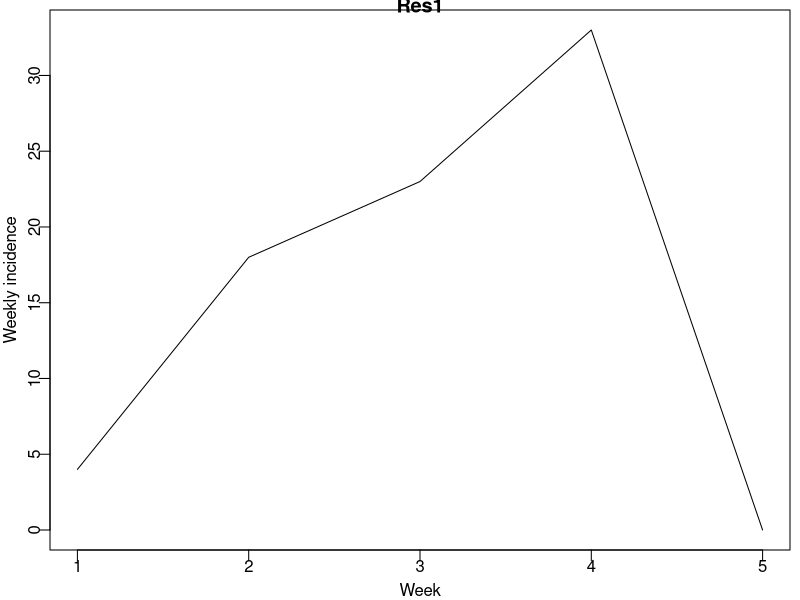
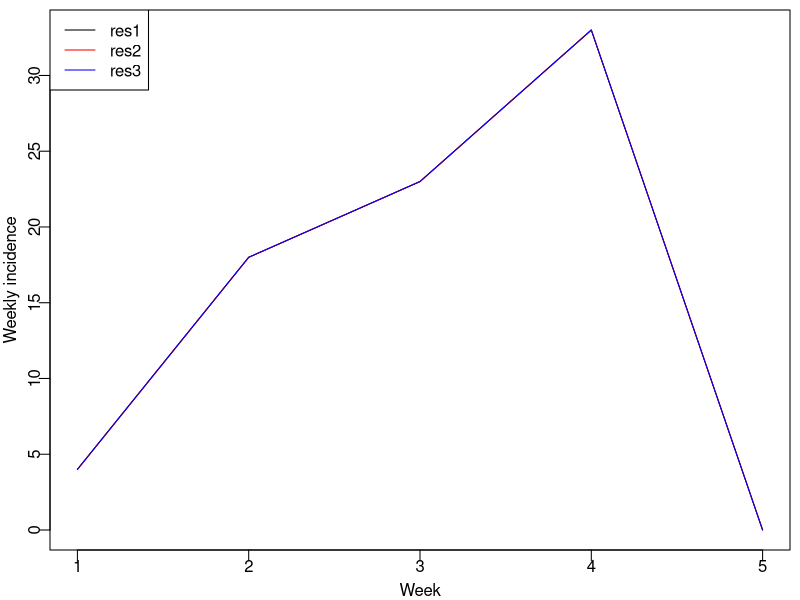
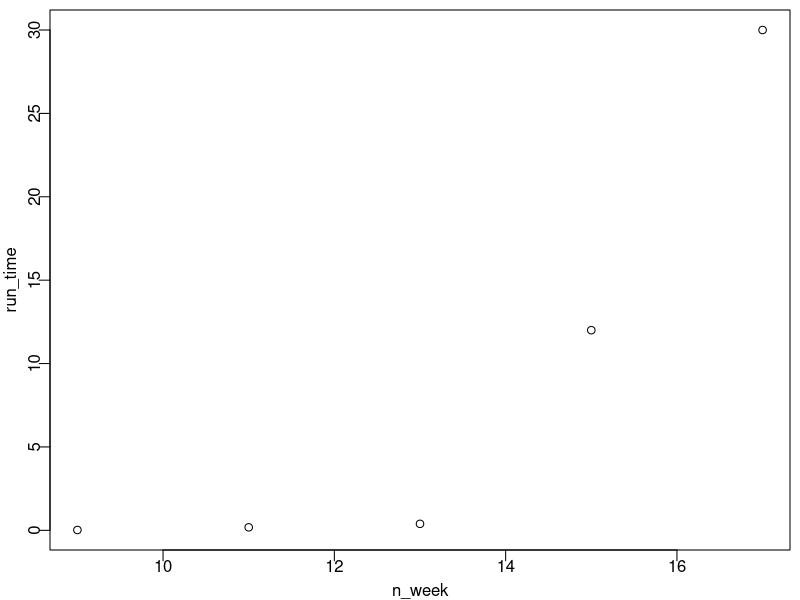
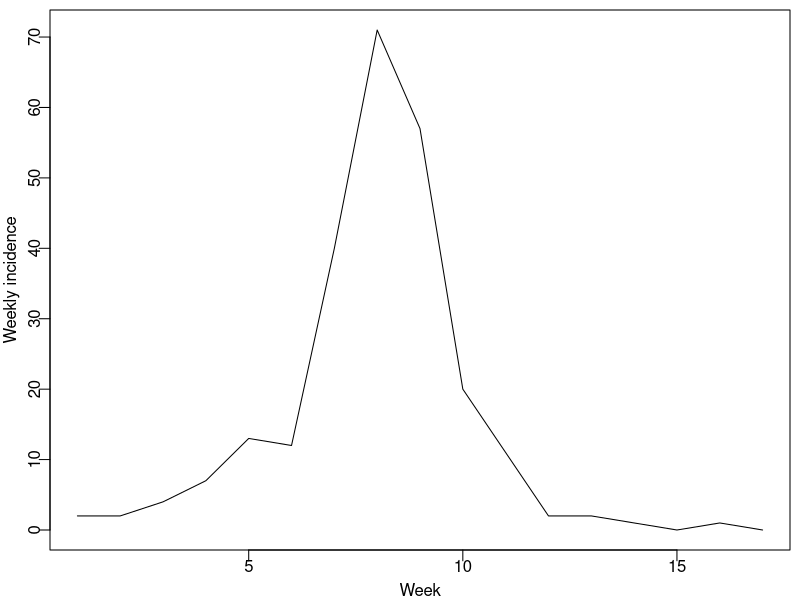
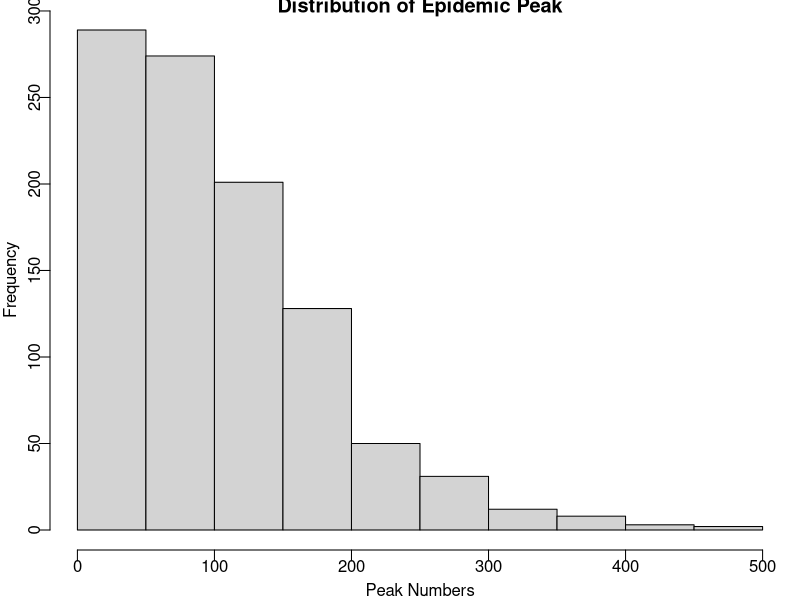
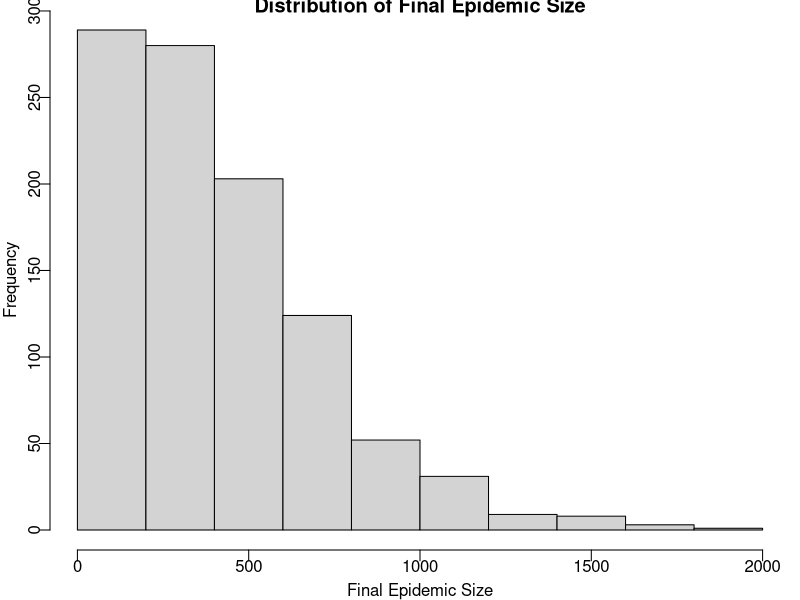

Here is the R script that generated these plots, in order:
# Q1: Run the model for 5 weeks without intervention, repeat this 3 times.  Plot cumulative incidence vs. time for the three runs. 

# Parameters (no intervention): time in week
alpha = 1; # incubation period: 7 days = 1 week
gamma.h = 7/5; # from onset to hospitalization: 5 days
gamma.d = 7/9.6; # from onset to death: 9.6 days
gamma.i = 7/10; # from onset to end of infectiousness for survivors: 10 days
gamma.f = 7/2; # from death to traditional burial 2 days
gamma.ih = 7/(10-5); # from hospitalization to end of infectiousness for survivors
gamma.dh = 7/(9.6-5); # from hospitalization to death
theta1 = 0.67; # proportion infectious in the hospital
delta1 = 0.8; # CFR for non-hospitalized
delta2 = 0.8; # CFR for hospitalized
beta.I = 0.588; # transmission rate in the community
beta.H = 0.794; # transmission rate in the hospital
beta.F = 7.653; # transmission rate at funerals; 

# Initial Conditions
N = 2e5
E0 = H0 = FF0 = R0 = 0; 
I0 = 3; 
S0 = N-I0; 
tm = 0; # in week
S = S0; E = E0; I = I0; H = H0; FF = FF0; R = R0; cumI = I0;
res = c(tm, NA, S, E, I, H, FF, R, cumI); 
num_wk = 5;

# Simulate the epidemic for the first 20 week without intervention:
while((I>0 | E>0 | H>0 | FF>0) & S>0 & tm < num_wk){ # if all the conditions are true, execute the following:
  # step 1: compute the transition rates
  rate.se = S/N*(beta.I*I + beta.H*H + beta.F*FF);  # S->E
  rate.ei = alpha*E;  # E->I
  rate.ih = gamma.h*theta1*I; # I->H
  rate.hf = gamma.dh*delta2*H;  # H->F
  rate.fr = gamma.f*FF;  # F->R
  rate.ir = gamma.i*(1-theta1)*(1-delta1)*I;  # I->R
  rate.if = delta1*(1-theta1)*gamma.d*I; # I->F
  rate.hr = gamma.ih*(1-delta2)*H; # H->R
  rate.tot = rate.se + rate.ei + rate.ih + rate.hf + rate.fr + rate.ir + rate.if + rate.hr  # M_t = hazard rate
  
  # step 2: draw a random number, u1, between 0 and 1 and 
  # calculate the time after which the next transition occurs
  u1 = runif(1); # draw a random number 
  tau_i = -log(u1)/rate.tot
  
  # step 3: compute the probability that each type of transition will occur based on the rates
  # use this to calculate the range in which a number drawn at random 
  # must lie for a given transition to occur
  p.se = rate.se/rate.tot;  # prob the next event is S->E
  p.ei = rate.ei/rate.tot;  # prob the next event is E->I
  p.ih = rate.ih/rate.tot;  # prob the next event is I->H
  p.hf = rate.hf/rate.tot;  # prob the next event is H->F
  p.fr = rate.fr/rate.tot;  # prob the next event is F->R
  p.ir = rate.ir/rate.tot;  # prob the next event is I->R
  p.if = rate.if/rate.tot;  # prob the next event is I->F
  p.hr = rate.hr/rate.tot;  # prob the next event is H->R
  
  # step 4: draw a random number, u2, to determine the transition event which occurs next.
  u2 = runif(1); # draw a random number 
  
  # step 5: use the result from step 4 to update the numbers in each compartment
  if(u2 < p.se) { # u2 lies in [0, p.se), the next event is S->E
    S = S-1; E = E+1;
  } else if (u2 < p.se + p.ei) { # u2 lies in [p.se,p.se+p.ei), the next event is E->I
    E = E-1; I = I+1;
    cumI = cumI+1; # record cumulative incidence
  } else if (u2 < p.se + p.ei + p.ih) { # u2 lies in [p.se+p.ei,p.se+p.ei+p.ih), the next event is I->H
    I = I-1; H = H+1;
  } else if (u2 < p.se + p.ei + p.ih + p.hf) { # u2 lies in [p.se+p.ei+p.ih,p.se+p.ei+p.ih+p.hf), the next event is H->F
    H = H-1; FF = FF+1;
  } else if (u2 < p.se + p.ei + p.ih + p.hf + p.fr){ # FF->R
    FF = FF-1; R = R+1;
  } else if (u2 < p.se + p.ei + p.ih + p.hf + p.fr + p.ir){ # I->R
    I = I-1; R = R+1;
  } else if (u2 < p.se + p.ei + p.ih + p.hf + p.fr + p.ir + p.if) { # I->FF
    I = I-1; FF = FF+1;
  } else { # H->R
    H = H-1; R = R+1;
  }
  tm = tm + tau_i; # update time
  # save the results
  res = rbind(res, c(tm, tau_i, S, E, I, H, FF, R, cumI))
} 
colnames(res) = c('time', 'tm_step', 'S', 'E', 'I', 'H', 'FF', 'R', 'cumI')

# Need to run 3 times, so save the "res" for each time:
res1 = res # run the above code 1st time
res2 = res # run the above code 2nd time
res3 = res # run the above code 3rd time

if(T){
  # aggregate the results to weekly interval
  num_wk = ceiling(res1[nrow(res1), 'time'])
  weekly.res1 = matrix(NA, num_wk, 9); colnames(weekly.res1) = c('time', 'tm_step', 'S','E','I','H','FF','R','cumI')
  num_events = NULL;
  for(wk in 1:num_wk){
    idx = tail(which(res1[, 'time'] < wk), 1);
    weekly.res1[wk, ] = res1[idx, ];
  }
  # compute the weekly incidence
  weekly_inci = weekly.res1[-1, 'cumI'] - weekly.res1[-nrow(weekly.res1), 'cumI']
  # plot it
  par(mfrow = c(1, 1), mar = c(2.5, 2.5, 0.5, 0.5), mgp = c(1.5, 0.3, 0), tck = -0.02)
  plot(weekly_inci, type = 'l', ylab = 'Weekly incidence', xlab = 'Week', main = 'Res1')
} 

# Chatgpt way to do this:
# aggregate the results to weekly interval for res1
num_wk = ceiling(res1[nrow(res1), 'time'])
weekly.res1 = matrix(NA, num_wk, 9); colnames(weekly.res1) = c('time', 'tm_step', 'S','E','I','H','FF','R','cumI')
num_events = NULL;
for(wk in 1:num_wk){
  idx = tail(which(res1[, 'time'] < wk), 1);
  weekly.res1[wk, ] = res1[idx, ];
}
# compute the weekly incidence for res1
weekly_inci1 = weekly.res1[-1, 'cumI'] - weekly.res1[-nrow(weekly.res1), 'cumI']

# aggregate the results to weekly interval for res2
num_wk = ceiling(res2[nrow(res2), 'time'])
weekly.res2 = matrix(NA, num_wk, 9); colnames(weekly.res2) = c('time', 'tm_step', 'S','E','I','H','FF','R','cumI')
num_events = NULL;
for(wk in 1:num_wk){
  idx = tail(which(res2[, 'time'] < wk), 1);
  weekly.res2[wk, ] = res2[idx, ];
}
# compute the weekly incidence for res2
weekly_inci2 = weekly.res2[-1, 'cumI'] - weekly.res2[-nrow(weekly.res2), 'cumI']

# aggregate the results to weekly interval for res3
num_wk = ceiling(res3[nrow(res3), 'time'])
weekly.res3 = matrix(NA, num_wk, 9); colnames(weekly.res3) = c('time', 'tm_step', 'S','E','I','H','FF','R','cumI')
num_events = NULL;
for(wk in 1:num_wk){
  idx = tail(which(res3[, 'time'] < wk), 1);
  weekly.res3[wk, ] = res3[idx, ];
}
# compute the weekly incidence for res3
weekly_inci3 = weekly.res3[-1, 'cumI'] - weekly.res3[-nrow(weekly.res3), 'cumI']

# compute the maximum weekly incidence across all data sets
max_weekly_inci = max(c(max(weekly_inci1), max(weekly_inci2), max(weekly_inci3)))

# plot the weekly incidence of all 3 results on the same plot, with y-axis limit set to the maximum weekly incidence
par(mfrow = c(1, 1), mar = c(2.5, 2.5, 0.5, 0.5), mgp = c(1.5, 0.3, 0), tck = -0.02)
plot(weekly_inci1, type = 'l', ylab = 'Weekly incidence', xlab = 'Week', ylim = c(0, max_weekly_inci))
lines(weekly_inci2, col = 'red')
lines(weekly_inci3, col = 'blue')
legend('topleft', legend=c('res1', 'res2', 'res3'), col=c('black', 'red', 'blue'), lty=1)


# Q2: How does the computing time change with number of weeks simulated? 
n_week = c(9, 11, 13, 15, 17)
run_time = c(0.02, 0.18, 0.39, 12, 30)

plot(x = n_week, y = run_time)


# Q3: Modify the code (no intervention included) to run the Ebola stochastic model with no intervention during the first 8 weeks and with intervention starting Week 9 (Day 63).

# Parameters (no intervention to Week 8): time in week
alpha = 1; # incubation period: 7 days = 1 week
gamma.h = 7/5; # from onset to hospitalization: 5 days
gamma.d = 7/9.6; # from onset to death: 9.6 days
gamma.i = 7/10; # from onset to end of infectiousness for survivors: 10 days
gamma.f = 7/2; # from death to traditional burial 2 days
gamma.ih = 7/(10-5); # from hospitalization to end of infectiousness for survivors
gamma.dh = 7/(9.6-5); # from hospitalization to death
theta1 = 0.67; # proportion infectious in the hospital
delta1 = 0.8; # CFR for non-hospitalized
delta2 = 0.8; # CFR for hospitalized
beta.I = 0.588; # transmission rate in the community
beta.H = 0.794; # transmission rate in the hospital
beta.F = 7.653; # transmission rate at funerals; 

# Parameters (with intervention starting from Week 9)
beta.I2 = beta.I*0.12; # transmission rate in the community after intervention
beta.H2 = 0; # transmission rate in the hospital after intervention
beta.F2 = 0; # transmission rate at funerals after intervention

# Intervention starting from Week 9 (Day 63)
z = 0.88; # effectiveness of intervention in the community
z.H = 1; # effectiveness of intervention in the hospital
z.F = 1; # effectiveness of intervention in safe burial

# Initial Conditions
N = 2e5
E0 = H0 = FF0 = R0 = 0; 
I0 = 3; 
S0 = N-I0; 
tm = 0; # in week
S = S0; E = E0; I = I0; H = H0; FF = FF0; R = R0; cumI = I0;
res = c(tm, NA, S, E, I, H, FF, R, cumI); 
num_wk = 20;

# Simulate the epidemic for the first 20 week without intervention:
while((I>0 | E>0 | H>0 | FF>0) & S>0){ # if all the conditions are true, execute the following:
  if(tm < 9) { # no intervention
    beta.I = 0.588; # transmission rate in the community
    beta.H = 0.794; # transmission rate in the hospital
    beta.F = 7.653; # transmission rate at funerals; 
  } else { # with intervention
    beta.I = beta.I2
    beta.H = beta.H2
    beta.F = beta.F2
  }
  # step 1: compute the transition rates
  rate.se = S/N*(beta.I*I + beta.H*H + beta.F*FF);  # S->E
  rate.ei = alpha*E;  # E->I
  rate.ih = gamma.h*theta1*I; # I->H
  rate.hf = gamma.dh*delta2*H;  # H->F
  rate.fr = gamma.f*FF;  # F->R
  rate.ir = gamma.i*(1-theta1)*(1-delta1)*I;  # I->R
  rate.if = delta1*(1-theta1)*gamma.d*I; # I->F
  rate.hr = gamma.ih*(1-delta2)*H; # H->R
  rate.tot = rate.se + rate.ei + rate.ih + rate.hf + rate.fr + rate.ir + rate.if + rate.hr  # M_t = hazard rate
  
  # step 2: draw a random number, u1, between 0 and 1 and 
  # calculate the time after which the next transition occurs
  u1 = runif(1); # draw a random number 
  tau_i = -log(u1)/rate.tot
  
  # step 3: compute the probability that each type of transition will occur based on the rates
  # use this to calculate the range in which a number drawn at random 
  # must lie for a given transition to occur
  p.se = rate.se/rate.tot;  # prob the next event is S->E
  p.ei = rate.ei/rate.tot;  # prob the next event is E->I
  p.ih = rate.ih/rate.tot;  # prob the next event is I->H
  p.hf = rate.hf/rate.tot;  # prob the next event is H->F
  p.fr = rate.fr/rate.tot;  # prob the next event is F->R
  p.ir = rate.ir/rate.tot;  # prob the next event is I->R
  p.if = rate.if/rate.tot;  # prob the next event is I->F
  p.hr = rate.hr/rate.tot;  # prob the next event is H->R
  
  # step 4: draw a random number, u2, to determine the transition event which occurs next.
  u2 = runif(1); # draw a random number 
  
  # step 5: use the result from step 4 to update the numbers in each compartment
  if(u2 < p.se) { # u2 lies in [0, p.se), the next event is S->E
    S = S-1; E = E+1;
  } else if (u2 < p.se + p.ei) { # u2 lies in [p.se,p.se+p.ei), the next event is E->I
    E = E-1; I = I+1;
    cumI = cumI+1; # record cumulative incidence
  } else if (u2 < p.se + p.ei + p.ih) { # u2 lies in [p.se+p.ei,p.se+p.ei+p.ih), the next event is I->H
    I = I-1; H = H+1;
  } else if (u2 < p.se + p.ei + p.ih + p.hf) { # u2 lies in [p.se+p.ei+p.ih,p.se+p.ei+p.ih+p.hf), the next event is H->F
    H = H-1; FF = FF+1;
  } else if (u2 < p.se + p.ei + p.ih + p.hf + p.fr){ # FF->R
    FF = FF-1; R = R+1;
  } else if (u2 < p.se + p.ei + p.ih + p.hf + p.fr + p.ir){ # I->R
    I = I-1; R = R+1;
  } else if (u2 < p.se + p.ei + p.ih + p.hf + p.fr + p.ir + p.if) { # I->FF
    I = I-1; FF = FF+1;
  } else { # H->R
    H = H-1; R = R+1;
  }
  tm = tm + tau_i; # update time
  # save the results
  res = rbind(res, c(tm, tau_i, S, E, I, H, FF, R, cumI))
} 
colnames(res) = c('time', 'tm_step', 'S', 'E', 'I', 'H', 'FF', 'R', 'cumI')

if(T){
  # aggregate the results to weekly interval
  num_wk = ceiling(res[nrow(res), 'time'])
  weekly.res = matrix(NA, num_wk, 9); colnames(weekly.res) = c('time', 'tm_step', 'S','E','I','H','FF','R','cumI')
  num_events = NULL;
  for(wk in 1:num_wk){
    idx = tail(which(res[, 'time'] < wk), 1);
    weekly.res[wk, ] = res[idx, ];
  }
  # compute the weekly incidence
  weekly_inci = weekly.res[-1, 'cumI'] - weekly.res[-nrow(weekly.res), 'cumI']
  # plot it
  par(mfrow = c(1, 1), mar = c(2.5, 2.5, 0.5, 0.5), mgp = c(1.5, 0.3, 0), tck = -0.02)
  plot(weekly_inci, type = 'l', ylab = 'Weekly incidence', xlab = 'Week')
} 


# Q5: Run the Ebola stochastic model with intervention at week 9 (code provided in the script). Run the model until the epidemic dies out 
# (i.e. E=I=H=FF=0, no source of transmission). Repeat for 1000 times. Plot the distribution of final epidemic size and epidemic peak.
set.seed(123)

num_run = 1000

out = matrix(0, num_run, 4)
colnames(out) = c('num_run', 'duration', 'peak', 'final_size')
out[ , 1] = 1:num_run

for(ir in 1:num_run){
  # Parameters (no intervention to Week 8): time in week
  alpha = 1; # incubation period: 7 days = 1 week
  gamma.h = 7/5; # from onset to hospitalization: 5 days
  gamma.d = 7/9.6; # from onset to death: 9.6 days
  gamma.i = 7/10; # from onset to end of infectiousness for survivors: 10 days
  gamma.f = 7/2; # from death to traditional burial 2 days
  gamma.ih = 7/(10-5); # from hospitalization to end of infectiousness for survivors
  gamma.dh = 7/(9.6-5); # from hospitalization to death
  theta1 = 0.67; # proportion infectious in the hospital
  delta1 = 0.8; # CFR for non-hospitalized
  delta2 = 0.8; # CFR for hospitalized
  beta.I = 0.588; # transmission rate in the community
  beta.H = 0.794; # transmission rate in the hospital
  beta.F = 7.653; # transmission rate at funerals; 
  
  # Parameters (with intervention starting from Week 9)
  beta.I2 = beta.I*0.12; # transmission rate in the community after intervention
  beta.H2 = 0; # transmission rate in the hospital after intervention
  beta.F2 = 0; # transmission rate at funerals after intervention
  
  # Intervention starting from Week 9 (Day 63)
  z = 0.88; # effectiveness of intervention in the community
  z.H = 1; # effectiveness of intervention in the hospital
  z.F = 1; # effectiveness of intervention in safe burial
  
  N = 2e5
  E0 = H0 = FF0 = R0 = 0; 
  I0 = 3; 
  S0 = N-I0; 
  tm = 0; # in week
  S = S0; E = E0; I = I0; H = H0; FF = FF0; R = R0; cumI = I0;
  res = c(tm, NA, S, E, I, H, FF, R, cumI); 
  num_wk = 20
  
  while((I>0 | E>0 | H>0 | FF>0) & S>0){ # if all the conditions are true, execute the following:
    if(tm < 9) { # no intervention
      beta.I = 0.588; # transmission rate in the community
      beta.H = 0.794; # transmission rate in the hospital
      beta.F = 7.653; # transmission rate at funerals; 
    } else { # with intervention
      beta.I = beta.I2
      beta.H = beta.H2
      beta.F = beta.F2
    }
    # step 1: compute the transition rates
    rate.se = S/N*(beta.I*I + beta.H*H + beta.F*FF);  # S->E
    rate.ei = alpha*E;  # E->I
    rate.ih = gamma.h*theta1*I; # I->H
    rate.hf = gamma.dh*delta2*H;  # H->F
    rate.fr = gamma.f*FF;  # F->R
    rate.ir = gamma.i*(1-theta1)*(1-delta1)*I;  # I->R
    rate.if = delta1*(1-theta1)*gamma.d*I; # I->F
    rate.hr = gamma.ih*(1-delta2)*H; # H->R
    rate.tot = rate.se + rate.ei + rate.ih + rate.hf + rate.fr + rate.ir + rate.if + rate.hr  # M_t = hazard rate
    
    # step 2: draw a random number, u1, between 0 and 1 and 
    # calculate the time after which the next transition occurs
    u1 = runif(1); # draw a random number 
    tau_i = -log(u1)/rate.tot
    
    # step 3: compute the probability that each type of transition will occur based on the rates
    # use this to calculate the range in which a number drawn at random 
    # must lie for a given transition to occur
    p.se = rate.se/rate.tot;  # prob the next event is S->E
    p.ei = rate.ei/rate.tot;  # prob the next event is E->I
    p.ih = rate.ih/rate.tot;  # prob the next event is I->H
    p.hf = rate.hf/rate.tot;  # prob the next event is H->F
    p.fr = rate.fr/rate.tot;  # prob the next event is F->R
    p.ir = rate.ir/rate.tot;  # prob the next event is I->R
    p.if = rate.if/rate.tot;  # prob the next event is I->F
    p.hr = rate.hr/rate.tot;  # prob the next event is H->R
    
    # step 4: draw a random number, u2, to determine the transition event which occurs next.
    u2 = runif(1); # draw a random number 
    
    # step 5: use the result from step 4 to update the numbers in each compartment
    if(u2 < p.se) { # u2 lies in [0, p.se), the next event is S->E
      S = S-1; E = E+1;
    } else if (u2 < p.se + p.ei) { # u2 lies in [p.se,p.se+p.ei), the next event is E->I
      E = E-1; I = I+1;
      cumI = cumI+1; # record cumulative incidence
    } else if (u2 < p.se + p.ei + p.ih) { # u2 lies in [p.se+p.ei,p.se+p.ei+p.ih), the next event is I->H
      I = I-1; H = H+1;
    } else if (u2 < p.se + p.ei + p.ih + p.hf) { # u2 lies in [p.se+p.ei+p.ih,p.se+p.ei+p.ih+p.hf), the next event is H->F
      H = H-1; FF = FF+1;
    } else if (u2 < p.se + p.ei + p.ih + p.hf + p.fr){ # FF->R
      FF = FF-1; R = R+1;
    } else if (u2 < p.se + p.ei + p.ih + p.hf + p.fr + p.ir){ # I->R
      I = I-1; R = R+1;
    } else if (u2 < p.se + p.ei + p.ih + p.hf + p.fr + p.ir + p.if) { # I->FF
      I = I-1; FF = FF+1;
    } else { # H->R
      H = H-1; R = R+1;
    }
    tm = tm + tau_i; # update time
    # save the results
    res = rbind(res, c(tm, tau_i, S, E, I, H, FF, R, cumI))
  } 
  colnames(res) = c('time', 'tm_step', 'S', 'E', 'I', 'H', 'FF', 'R', 'cumI')
  
  # compile the results to weekly interval
  num_wk = ceiling(res[nrow(res), 'time'])
  weekly.res = matrix(NA, num_wk, 9); 
  colnames(weekly.res) = c('time', 'tm_step', 'S','E','I','H','FF','R','cumI')
  num_events = NULL;
  for(wk in 1:num_wk){
    idx = tail(which(res[, 'time'] < wk), 1);
    weekly.res[wk, ] = res[idx, ];
  }
  # compute the weekly incidence
  weekly_inci = weekly.res[-1, 'cumI'] - weekly.res[-nrow(weekly.res), 'cumI']

  # save the result for this run
  out[ir, 'duration'] = num_wk
  out[ir, 'peak'] = max(weekly_inci)
  out[ir, 'final_size'] = weekly.res[nrow(weekly.res), 'cumI']
  print(c(paste('run #', ir), out[ir, 2:4]))
}

# plot histogram of epidemic peak:
hist(out[ , 'peak'], xlab = "Peak Numbers", main = "Distribution of Epidemic Peak")

# plot histogram of final epidemic size:
hist(out[ , 'final_size'], xlab = "Final Epidemic Size", main = "Distribution of Final Epidemic Size")
